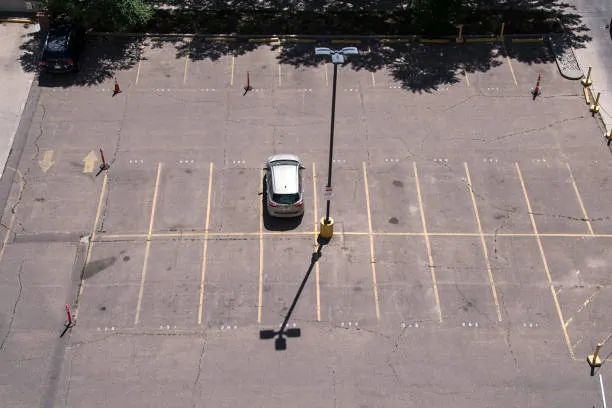
#> input picture image.png, 612 x 408 px
$ python -i fallback_hsv_lap.py   (imports and definitions only)   (older library calls are emulated)
#> lines starting #> are read from the running program, lines starting #| are printed output that depends on the picture
import cv2
import numpy as np
from sklearn.metrics import f1_score, balanced_accuracy_score

def extract_fallback_features(img):
    """
    Extracts deterministic fallback features:
    - mu_S: Mean HSV Saturation in [0, 1]
    - mu_V: Mean HSV Luminance/Value in [0, 1]
    - sigma_L2: Variance of Laplacian of grayscale (texture sharpness)
    img: float32 in [0, 1] or uint8 in [0, 255], RGB shape (H, W, 3)
    """
    if isinstance(img, np.ndarray):
        if img.dtype != np.uint8:
            if img.max() <= 1.0:
                u8 = np.clip(img * 255.0, 0, 255).astype(np.uint8)
            else:
                u8 = np.clip(img, 0, 255).astype(np.uint8)
        else:
            u8 = img
    else:
        raise ValueError(f"Expected numpy ndarray, got {type(img)}")

    hsv = cv2.cvtColor(u8, cv2.COLOR_RGB2HSV)
#> hsv: shape (408, 612, 3); mean H, S, V 78.3, 34, 141.6
    mu_S = float(np.mean(hsv[:, :, 1])) / 255.0
#> mu_S = 0.133
    mu_V = float(np.mean(hsv[:, :, 2])) / 255.0
#> mu_V = 0.555

    gray = cv2.cvtColor(u8, cv2.COLOR_RGB2GRAY)
    lap = cv2.Laplacian(gray, cv2.CV_64F)
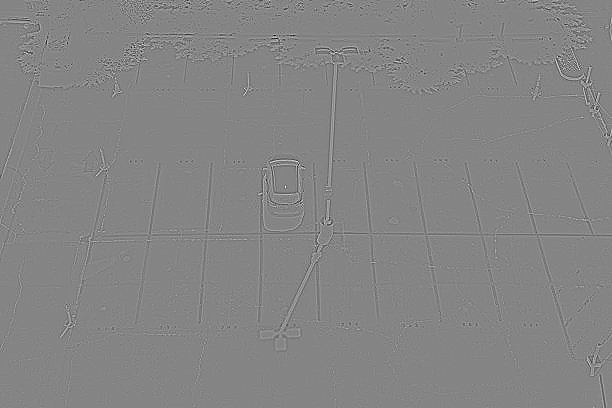
#> lap: shape (408, 612) float64; min -418, max 384, mean 0; drawn with min black and max white
    sigma_L2 = float(lap.var())
#> sigma_L2 = 700.5

    return mu_S, mu_V, sigma_L2

# [93 lines left out: functions extract_features_batch, tune_fallback_thresholds, predict_fallback, not called in this run]

>>> import cv2
>>> picture = cv2.cvtColor(cv2.imread('../../image.png'), cv2.COLOR_BGR2RGB)
>>> result = extract_fallback_features(picture)
#> result = (0.133, 0.555, 700.5)
